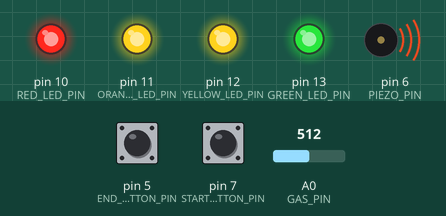
Simulated run of this sketch. Board: Arduino Uno, built with avr-gcc and run on an emulated ATmega328P. Parts: output pins drawn as LEDs (lit = HIGH), buzzer (waves = sounding). Inputs (shaded band) come from the test bench; at power-on: A0 (GAS_PIN) = 512, pin 7 (START_BUTTON_PIN) LOW, pin 5 (END_BUTTON_PIN) LOW.

Above: at 1.25 s.
1.3 s: A0 (GAS_PIN) set to 311
4.3 s: A0 (GAS_PIN) set to 288
At 4.45 s:
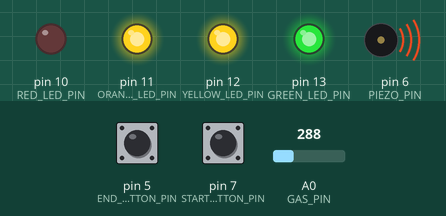
7.3 s: A0 (GAS_PIN) set to 235
10.3 s: A0 (GAS_PIN) set to 213
At 11.4 s:
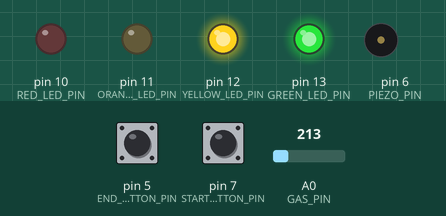
11.9 s: pin 7 (START_BUTTON_PIN) pulled HIGH for 0.25 s
At 12.26 s:
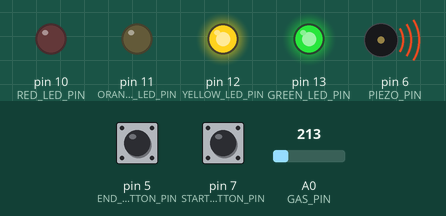
14.9 s: pin 5 (END_BUTTON_PIN) pulled HIGH for 0.25 s
At 15.06 s:
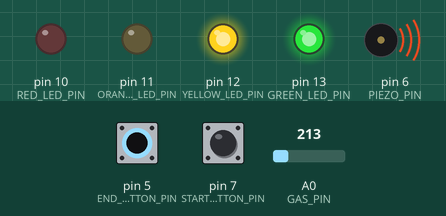
Timing chart, 0 to 17.6 s (numbered marks = the images above; inputs shaded):
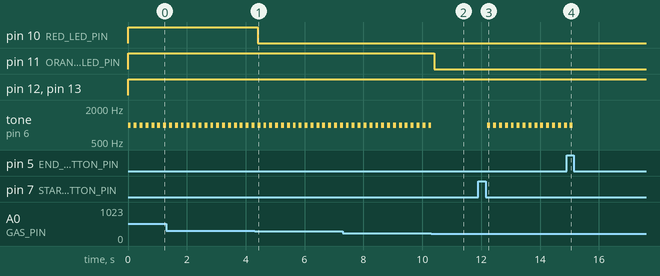

Measured:
- the behaviour switches between 305 and 304 on A0 (GAS_PIN) (found by bisection; images 0 and 1)
- the behaviour switches between 223 and 222 on A0 (GAS_PIN) (found by bisection; images 1 and 2)
- after the input at 4.3 s, pin 10 (RED_LED_PIN): HIGH → LOW after 0.11 s
- after the input at 10.3 s, pin 11 (ORANGE_LED_PIN): HIGH → LOW after 0.11 s; tone on pin 6 (PIEZO_PIN): goes on until 10.3 s, then stays silent
- after the input at 11.9 s, tone on pin 6 (PIEZO_PIN): alternates 1000 Hz for 0.10 s and silent for 0.10 s, starting after 0.31 s
- after the input at 14.9 s, tone on pin 6 (PIEZO_PIN): goes on until 15.1 s, then stays silent
- by itself, tone on pin 6 (PIEZO_PIN): alternates 1000 Hz for 0.10 s and silent for 0.10 s

The sketch:

source_code.ino
```cpp
const int GAS_PIN = A0;

const int GREEN_LED_PIN = 13;
const int YELLOW_LED_PIN = 12;
const int ORANGE_LED_PIN = 11;
const int RED_LED_PIN = 10;

const int PIEZO_PIN = 6;

const int START_BUTTON_PIN = 7;

const int END_BUTTON_PIN = 5;

bool buttonPressed = false;

void setup()
{
  pinMode(GREEN_LED_PIN,OUTPUT);
  pinMode(YELLOW_LED_PIN, OUTPUT);
  pinMode(ORANGE_LED_PIN, OUTPUT);
  pinMode(RED_LED_PIN, OUTPUT);
  pinMode(PIEZO_PIN, OUTPUT);
  pinMode(START_BUTTON_PIN, INPUT);
  pinMode(END_BUTTON_PIN, INPUT);
  Serial.begin(9600);
}

void loop()
{
  int gas = analogRead(GAS_PIN);//85 360
  gas = map(gas, 85,360, 0, 100);
  digitalWrite(GREEN_LED_PIN, HIGH);
  digitalWrite(YELLOW_LED_PIN, gas >= 30 ? HIGH:LOW);
  digitalWrite(ORANGE_LED_PIN, gas >= 50 ? HIGH:LOW);
  digitalWrite(RED_LED_PIN, gas >= 80 ? HIGH:LOW);
  if (gas >= 50 || buttonPressed) {
  	tone(PIEZO_PIN,1000,100);
    if (digitalRead(END_BUTTON_PIN) == 1) buttonPressed = false;
  }
  if (digitalRead(START_BUTTON_PIN) == 1) buttonPressed = true;
  delay(200); // Wait for 100 millisecond(s)
}
```
